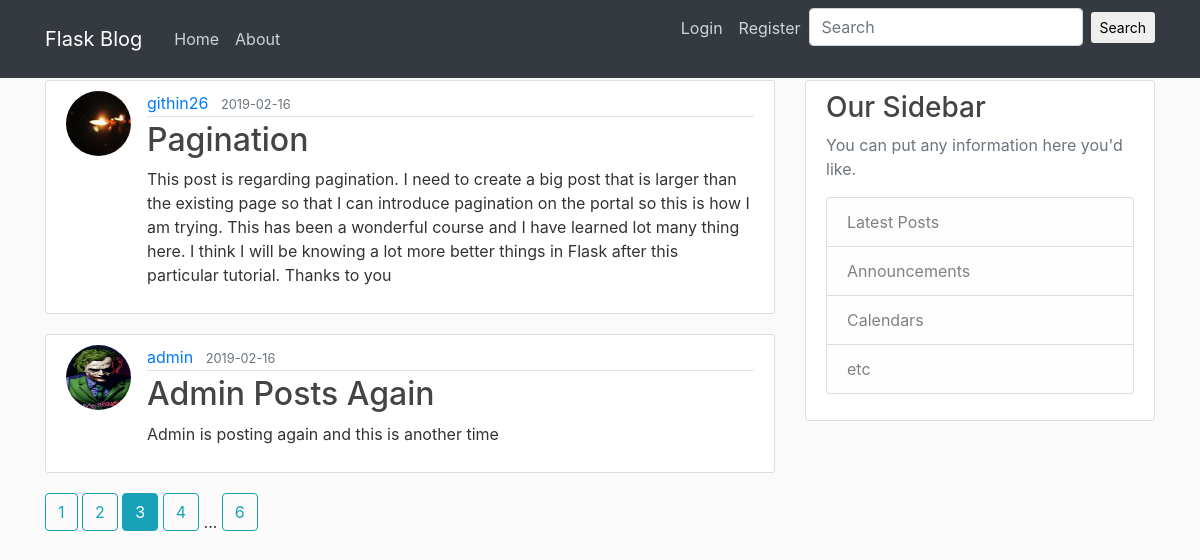
Screenshot of /home?page=3 with the database file from the repository.
### flaskblog/models.py (models this page shows, shortened)
class Post(db.Model):
    id = db.Column(db.Integer, primary_key=True)
    title = db.Column(db.String(100), nullable=False)
    date_posted = db.Column(db.DateTime, nullable=False, default=datetime.utcnow)
    content = db.Column(db.Text, nullable=False)
    user_id = db.Column(db.Integer, db.ForeignKey('user.id'), nullable=False)

class User(db.Model,UserMixin):
    id = db.Column(db.Integer, primary_key=True)
    username = db.Column(db.String(20), unique=True, nullable=False)
    email = db.Column(db.String(120), unique=True, nullable=False)
    image_file = db.Column(db.String(20), nullable=False, default='default.jpg')
    password = db.Column(db.String(60), nullable=False)
    posts = db.relationship('Post', backref='author', lazy=True)

### flaskblog/routes.py (the view)
@app.route('/')
@app.route('/home')
def home():
    page = request.args.get('page', 1, type=int)
    posts=Post.query.order_by(Post.date_posted.desc()).paginate(page=page, per_page=2)
    return  render_template('home.html',posts=posts)

### flaskblog/templates/home.html
{% extends "layout.html" %}
{% block content %}
    {% for post in posts.items %}
        <article class="media content-section">
            <img class="rounded-circle article-img" src="{{ url_for('static',filename='profile_pics/' + post.author.image_file)}}">
          <div class="media-body">
            <div class="article-metadata">
              <a class="mr-2" href="{{url_for('user_posts',username=post.author.username)}}">{{ post.author.username }}</a>
              <small class="text-muted">{{ post.date_posted.strftime('%Y-%m-%d')}}</small>
            </div>
            <h2><a class="article-title" href="{{ url_for('post',post_id=post.id)}}">{{ post.title }}</a></h2>
            <p class="article-content">{{ post.content }}</p>
          </div>
        </article>
    {% endfor %}
    {% for page_num in posts.iter_pages(left_current=1,right_current=2,left_edge=1,right_edge=1) %}
        {% if page_num %}
            {% if posts.page == page_num %}
                <a class="btn btn-info mb-4" href="{{url_for('home',page=page_num)}}">{{page_num}}</a>
            {% else %}
                <a class="btn btn-outline-info mb-4" href="{{url_for('home',page=page_num)}}">{{page_num}}</a>
            {% endif %}
        {% else %}
            ...
        {% endif %}
    {% endfor %}
{% endblock content %}

### flaskblog/static/main.css (style rules this page uses)
body { background: #fafafa; color: #333333; margin-top: 5rem; }
h1, h2, h3, h4, h5, h6 { color: #444444; }
.content-section { background: #ffffff; padding: 10px 20px; border: 1px solid #dddddd; border-radius: 3px; margin-bottom: 20px; }
.article-title { color: #444444; }
.article-content { white-space: pre-line; }
.article-img { height: 65px; width: 65px; margin-right: 16px; }
.article-metadata { padding-bottom: 1px; margin-bottom: 4px; border-bottom: 1px solid #e3e3e3 }

### rows the page displays
Post: image_file (picture), author.username "githin26", date_posted "2019-02-16", title "Pagination", content "This post is regarding pagination. I need to create a big post that is larger than the existing page so that I can introduce pagination on the portal so this is how I am trying. This has been a wonderful course and I have learned lot many thing here. I think I will be knowing a lot more better things in Flask after this particular tutorial. Thanks to you"
Post: image_file (placeholder picture), author.username "admin", date_posted "2019-02-16", title "Admin Posts Again", content "Admin is posting again and this is another time"

### other values shown
{{ page_num }} "1" "2" "4" "6"
{{ page_num }} "3"
